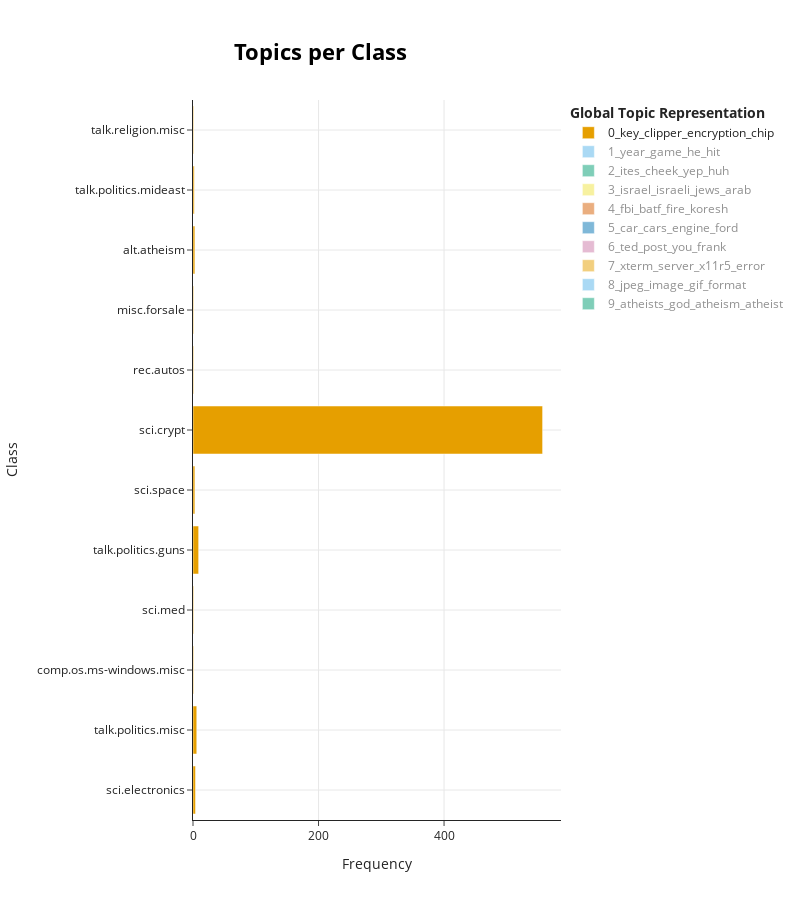

Here is the notebook cell this chart was saved with:
### Code cell
topic_model.visualize_topics_per_class(topics_per_class, top_n_topics=10, width=800)

### Figure 1 — Plotly figure (JSON) as saved in the notebook; plotly's stock layout.template omitted (floating-point values rounded to 4 significant figures)
{"data": [{"hoverinfo": "text", "hovertext": ["<b>Topic 0</b><br>Words: key, rulesregulationslaws, address123, namejoe, keyldslfoialsdkcdsngsikhsfd", "<b>Topic 0</b><br>Words: initiative, wiretapping, urge, wellknown, clintons", "<b>Topic 0</b><br>Words: remedy, pd, millions, networks, libraries", "<b>Topic 0</b><br>Words: ssn, whoa, smoking, foods, eh", "<b>Topic 0</b><br>Words: irs, traceable, buyback, secure, money", "<b>Topic 0</b><br>Words: publish, hovercraft, lockstickandbarel, intelliegence, scoriates", "<b>Topic 0</b><br>Words: key, clipper, encryption, chip, keys", "<b>Topic 0</b><br>Words: lterature, lloking, prizms, lsi, geos", "<b>Topic 0</b><br>Words: typos, hooks, greetings, al, clipper", "<b>Topic 0</b><br>Words: keys, mathew, broadcasting, impropriety, government", "<b>Topic 0</b><br>Words: monitoring, beijing, balkanmideast, tienanmien, encyrption", "<b>Topic 0</b><br>Words: kgbatf, cote, right, defending, followers"], "marker": {"color": "#E69F00"}, "name": "0_key_clipper_encryption_chip", "orientation": "h", "type": "bar", "visible": true, "x": [4, 6, 1, 1, 9, 3, 557, 1, 1, 3, 2, 1], "y": ["sci.electronics", "talk.politics.misc", "comp.os.ms-windows.misc", "sci.med", "talk.politics.guns", "sci.space", "sci.crypt", "rec.autos", "misc.forsale", "alt.atheism", "talk.politics.mideast", "talk.religion.misc"]}, {"hoverinfo": "text", "hovertext": ["<b>Topic 1</b><br>Words: sf, fans, versa, number, libertarians", "<b>Topic 1</b><br>Words: dominant, dominance, eye, cross, study", "<b>Topic 1</b><br>Words: mlb, defect, expos, linares, cubans", "<b>Topic 1</b><br>Words: hungry, polar, drew, mad, nearby", "<b>Topic 1</b><br>Words: philosopher, coke, influential, plato, 500", "<b>Topic 1</b><br>Words: year, game, he, hit, team", "<b>Topic 1</b><br>Words: prisoners, sections, stones, pitchers, ketziot"], "marker": {"color": "#56B4E9"}, "name": "1_year_game_he_hit", "orientation": "h", "type": "bar", "visible": "legendonly", "x": [2, 1, 4, 2, 4, 570, 3], "y": ["talk.politics.misc", "sci.med", "rec.sport.hockey", "talk.politics.guns", "sci.space", "rec.sport.baseball", "talk.politics.mideast"]}, {"hoverinfo": "text", "hovertext": ["<b>Topic 2</b><br>Words: ites, cheek, yep, huh, ken", "<b>Topic 2</b><br>Words: yep, huh, ites, cheek, ken", "<b>Topic 2</b><br>Words: ites, cheek, yep, huh, ken", "<b>Topic 2</b><br>Words: ites, cheek, yep, huh, ken", "<b>Topic 2</b><br>Words: ites, cheek, yep, huh, ken", "<b>Topic 2</b><br>Words: ites, cheek, yep, huh, ken", "<b>Topic 2</b><br>Words: ites, cheek, yep, huh, ken", "<b>Topic 2</b><br>Words: ites, cheek, yep, huh, ken", "<b>Topic 2</b><br>Words: ites, cheek, yep, huh, ken", "<b>Topic 2</b><br>Words: ites, cheek, yep, huh, ken", "<b>Topic 2</b><br>Words: ites, cheek, yep, huh, ken", "<b>Topic 2</b><br>Words: why, ites, cheek, yep, huh", "<b>Topic 2</b><br>Words: ites, cheek, yep, huh, ken", "<b>Topic 2</b><br>Words: ites, cheek, yep, huh, ken", "<b>Topic 2</b><br>Words: ites, cheek, yep, huh, ken", "<b>Topic 2</b><br>Words: ken, ites, cheek, yep, huh", "<b>Topic 2</b><br>Words: ites, cheek, yep, huh, ken", "<b>Topic 2</b><br>Words: art, each, ites, cheek, yep", "<b>Topic 2</b><br>Words: ites, cheek, yep, huh, ken", "<b>Topic 2</b><br>Words: ites, cheek, yep, huh, ken"], "marker": {"color": "#009E73"}, "name": "2_ites_cheek_yep_huh", "orientation": "h", "type": "bar", "visible": "legendonly", "x": [26, 29, 18, 18, 19, 38, 30, 24, 22, 24, 32, 38, 6, 29, 55, 17, 20, 36, 21, 23], "y": ["sci.electronics", "rec.motorcycles", "comp.graphics", "comp.sys.ibm.pc.hardware", "talk.politics.misc", "comp.os.ms-windows.misc", "sci.med", "rec.sport.hockey", "soc.religion.christian", "talk.politics.guns", "sci.space", "rec.sport.baseball", "comp.windows.x", "sci.crypt", "rec.autos", "misc.forsale", "alt.atheism", "comp.sys.mac.hardware", "talk.politics.mideast", "talk.religion.misc"]}, {"hoverinfo": "text", "hovertext": ["<b>Topic 3</b><br>Words: intermediate, sockets, skip, bandwidth, hitler", "<b>Topic 3</b><br>Words: everybody, sources, knows, numbers, stuff", "<b>Topic 3</b><br>Words: hitler, antidefamation, nazis, israel, limbaugh", "<b>Topic 3</b><br>Words: skirmish, wasting, bandwidth, occurred, referring", "<b>Topic 3</b><br>Words: proselytism, jewish, jews, speak, temple", "<b>Topic 3</b><br>Words: nazi, dodd, law, gca, jpfo", "<b>Topic 3</b><br>Words: 617, 2671700, 2621915, staub, mutually", "<b>Topic 3</b><br>Words: jews, antisemitism, sightseeing, casual, israel", "<b>Topic 3</b><br>Words: israel, israeli, jews, arab, jewish", "<b>Topic 3</b><br>Words: peace, nazis, homosexuality, jews, israel"], "marker": {"color": "#F0E442"}, "name": "3_israel_israeli_jews_arab", "orientation": "h", "type": "bar", "visible": "legendonly", "x": [1, 1, 9, 1, 6, 7, 3, 15, 427, 15], "y": ["sci.electronics", "rec.motorcycles", "talk.politics.misc", "rec.sport.hockey", "soc.religion.christian", "talk.politics.guns", "rec.sport.baseball", "alt.atheism", "talk.politics.mideast", "talk.religion.misc"]}, {"hoverinfo": "text", "hovertext": ["<b>Topic 4</b><br>Words: butane, nontoxic, fire, extinguishers, tet", "<b>Topic 4</b><br>Words: doom, catch, kreme, inflicting, department", "<b>Topic 4</b><br>Words: batf, koresh, fbi, fire, warrant", "<b>Topic 4</b><br>Words: dscgeminigsfcnasagov, caprette, lanham, stx, agentthe", "<b>Topic 4</b><br>Words: compound, prophet, claimed, koresh, tear", "<b>Topic 4</b><br>Words: fbi, batf, fire, koresh, compound", "<b>Topic 4</b><br>Words: projectile, gun, chamber, barrel, gas", "<b>Topic 4</b><br>Words: batf, kindling, warrant, r12, concussion", "<b>Topic 4</b><br>Words: koresh, wp50, sequel, finished, david", "<b>Topic 4</b><br>Words: fbigov, incitement, bureau, investigation, murder", "<b>Topic 4</b><br>Words: koresh, fbi, fire, batf, compound"], "marker": {"color": "#D55E00"}, "name": "4_fbi_batf_fire_koresh", "orientation": "h", "type": "bar", "visible": "legendonly", "x": [5, 2, 54, 1, 2, 203, 2, 3, 9, 1, 50], "y": ["sci.electronics", "rec.motorcycles", "talk.politics.misc", "sci.med", "soc.religion.christian", "talk.politics.guns", "sci.space", "rec.autos", "alt.atheism", "talk.politics.mideast", "talk.religion.misc"]}, {"hoverinfo": "text", "hovertext": ["<b>Topic 5</b><br>Words: csa, shorts, ul, paranoid, caps", "<b>Topic 5</b><br>Words: 78, car, quiet, yoshimura, sheild", "<b>Topic 5</b><br>Words: horsepower, xa, full, measurement, motion", "<b>Topic 5</b><br>Words: mile, structure, column, height, tower", "<b>Topic 5</b><br>Words: bulgaria, vesselin, embargo, controls, plenty", "<b>Topic 5</b><br>Words: car, cars, engine, ford, mustang", "<b>Topic 5</b><br>Words: car, miles, amfm, condition, interior"], "marker": {"color": "#0072B2"}, "name": "5_car_cars_engine_ford", "orientation": "h", "type": "bar", "visible": "legendonly", "x": [1, 8, 1, 4, 1, 255, 37], "y": ["sci.electronics", "rec.motorcycles", "comp.graphics", "sci.space", "sci.crypt", "rec.autos", "misc.forsale"]}, {"hoverinfo": "text", "hovertext": ["<b>Topic 6</b><br>Words: flame, weaknesses, disparagement, owners, trite", "<b>Topic 6</b><br>Words: sexium, lars, madonna, archer, replied", "<b>Topic 6</b><br>Words: ted, teel, frank, 0600, sysadmin", "<b>Topic 6</b><br>Words: sanity, prevail, wasted, bandwidth, silly", "<b>Topic 6</b><br>Words: adept, meme, steve, youre, flame", "<b>Topic 6</b><br>Words: roger, moderated, say, smileys, yourself", "<b>Topic 6</b><br>Words: qualms, someone, post, contriversy, deluging", "<b>Topic 6</b><br>Words: freeman, fr, satura, awesley, sarcasm", "<b>Topic 6</b><br>Words: smiley, joke, karla, kuiper, arbitron", "<b>Topic 6</b><br>Words: knepper, bolick, frank, postema, newsgroup", "<b>Topic 6</b><br>Words: include, wittysaying, fancypseudographics, standarddisclaimer, salmon", "<b>Topic 6</b><br>Words: putz, immature, flame, sternlight, assertions", "<b>Topic 6</b><br>Words: bored, incredibly, hahahahahahahahahahaha, laughed, considered", "<b>Topic 6</b><br>Words: eh, simple, ted, post, you", "<b>Topic 6</b><br>Words: bobby, maddi, nicknames, post, humor", "<b>Topic 6</b><br>Words: you, human, rights, your, posts", "<b>Topic 6</b><br>Words: kaflowitz, post, serious, dean, violation"], "marker": {"color": "#CC79A7"}, "name": "6_ted_post_you_frank", "orientation": "h", "type": "bar", "visible": "legendonly", "x": [16, 5, 9, 2, 9, 19, 4, 13, 16, 13, 3, 9, 5, 1, 29, 29, 13], "y": ["rec.motorcycles", "comp.graphics", "talk.politics.misc", "comp.os.ms-windows.misc", "sci.med", "rec.sport.hockey", "soc.religion.christian", "talk.politics.guns", "sci.space", "rec.sport.baseball", "comp.windows.x", "sci.crypt", "rec.autos", "misc.forsale", "alt.atheism", "talk.politics.mideast", "talk.religion.misc"]}, {"hoverinfo": "text", "hovertext": ["<b>Topic 7</b><br>Words: sometimes, bugs, dogfight, client, fixing", "<b>Topic 7</b><br>Words: gcc, libc, bad, ram, kernel", "<b>Topic 7</b><br>Words: const, hashentry, virtual, hwindow, void", "<b>Topic 7</b><br>Words: xterm, x11r5, server, error, echo", "<b>Topic 7</b><br>Words: scand, trinomials, math, irreducibility, tverbergh", "<b>Topic 7</b><br>Words: gcc, 18002311570, 6172755800, tech, handy"], "marker": {"color": "#E69F00"}, "name": "7_xterm_server_x11r5_error", "orientation": "h", "type": "bar", "visible": "legendonly", "x": [5, 1, 5, 178, 1, 2], "y": ["comp.graphics", "comp.sys.ibm.pc.hardware", "comp.os.ms-windows.misc", "comp.windows.x", "sci.crypt", "comp.sys.mac.hardware"]}, {"hoverinfo": "text", "hovertext": ["<b>Topic 8</b><br>Words: jpeg, image, gif, format, images", "<b>Topic 8</b><br>Words: melbourne, interleaves, 2476v, ph036603243, mgregoryrmiteduau", "<b>Topic 8</b><br>Words: image, jpeg, file, images, gif", "<b>Topic 8</b><br>Words: nihimage, compressed, nssdc, images, display", "<b>Topic 8</b><br>Words: gif, format, files, convert, jpeg", "<b>Topic 8</b><br>Words: code, jpeg, dw31, modula, available"], "marker": {"color": "#56B4E9"}, "name": "8_jpeg_image_gif_format", "orientation": "h", "type": "bar", "visible": "legendonly", "x": [144, 2, 25, 2, 14, 3], "y": ["comp.graphics", "comp.sys.ibm.pc.hardware", "comp.os.ms-windows.misc", "sci.space", "comp.windows.x", "comp.sys.mac.hardware"]}, {"hoverinfo": "text", "hovertext": ["<b>Topic 9</b><br>Words: religious, religions, religion, beliefs, arguments", "<b>Topic 9</b><br>Words: agnostic, god, believe, selfproclaimed, atheist", "<b>Topic 9</b><br>Words: god, atheists, faith, atheism, atheist", "<b>Topic 9</b><br>Words: fanaticism, religious, atheists, god, atheism", "<b>Topic 9</b><br>Words: battlefield, defeats, warrior, enemy, smartest", "<b>Topic 9</b><br>Words: spectacle, fervour, cr, believers, religious", "<b>Topic 9</b><br>Words: logicon, n76234, dsnyderfalconaamrlwpafbafmil, owneroperator, 5132555165", "<b>Topic 9</b><br>Words: atheists, atheism, god, atheist, belief", "<b>Topic 9</b><br>Words: taoism, atheists, god, misctaoism, atheist"], "marker": {"color": "#009E73"}, "name": "9_atheists_god_atheism_atheist", "orientation": "h", "type": "bar", "visible": "legendonly", "x": [3, 4, 36, 1, 1, 1, 2, 101, 9], "y": ["talk.politics.misc", "sci.med", "soc.religion.christian", "talk.politics.guns", "sci.crypt", "rec.autos", "misc.forsale", "alt.atheism", "talk.religion.misc"]}], "layout": {"height": 900, "hoverlabel": {"bgcolor": "white", "font": {"family": "Rockwell", "size": 16}}, "legend": {"title": {"text": "<b>Global Topic Representation"}}, "title": {"font": {"color": "Black", "size": 22}, "text": "<b>Topics per Class</b>", "x": 0.4, "xanchor": "center", "y": 0.95, "yanchor": "top"}, "width": 800, "xaxis": {"showgrid": true, "title": {"text": "Frequency"}}, "yaxis": {"showgrid": true, "title": {"text": "Class"}}}}
